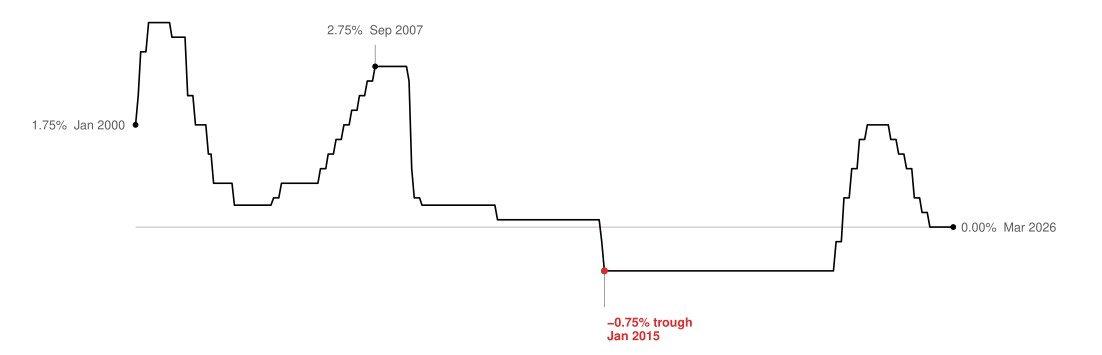

Generate this figure with R:
# Task 7 v4 — SNB policy rate, 2000-2026 (Tufte data-ink rigor).
# v4 changes vs v3: dropped two of the six annotations.
#   * "NIRP introduced Dec 2014" — removed. The line itself shows a
#     sharp downward step at end-2014 from positive to negative
#     territory; calling it out adds redundant ink for an event the
#     shape already conveys.
#   * "Exit Sep 2022" — removed. Same reason: the line jumps visibly
#     from -0.25% to +0.50% in September 2022, and the upward break
#     is self-evident. The label sat above the zero line which read
#     visually awkward (NIRP exit annotated *above* the negative-rate
#     story).
#   The four remaining anchors are all data extremes or endpoints of
#   the visible series: start (Jan 2000, 1.75%), pre-GFC peak (Sep 2007,
#   2.75%), trough (Jan 2015, -0.75%), end (Mar 2026, 0.00%). Tufte's
#   rule: every label should mark a data fact the eye can't read off
#   the line. Regime-change events are inferred from the shape;
#   extremes are not.
#
# v3 changes vs v2: design-system palette migration only. The trough dot
#   and label still pull from `pg_palette$heritage_red`, which under the
#   v4 palette is now the actual PG brand red (#D92B2B) instead of v3's
#   deep sage. The trough is one observation out of 315 (~0.3% of the
#   chart's ink) and is the most extreme value in the series — the
#   canonical "highlight one extreme value in red" usage that the new
#   colour discipline explicitly endorses.
#
# v2 changes vs v1:
#   * Added pre-GFC peak (2.75% Sep 2007) as an inline-above anchor so the
#     chart's full vertical range earns a label, and the post-NIRP +1.75%
#     bump reads as a partial recovery to a lower-high (not an all-time peak).
#   * Title/subtitle rewritten in the Quarto file (the previous wording
#     implied a continuous below-zero stretch ending at zero, which the line
#     contradicts — the rate hiked to +1.75% between exit and the 2026 cut).
#
# Sparkline-style: no axes, no ticks, no gridlines, no border, no legend.
# The line + 6 annotations carry every piece of information.
# Heritage Red is used exactly once (the -0.75% trough) as the single
# preattentive cue. Faint zero reference is the only non-line ink, and
# it is data-relevant: the rate crosses zero twice.
#
# Source: Swiss National Bank, "Official rates of the SNB" cube `snboffzisa`,
# data portal data.snb.ch. Splice: LIBOR target band mid (UG0+OG0)/2 for
# pre-Jun-2019 + SNB Leitzins (LZ) for Jun-2019 onward. The SNB itself
# treats this as one continuous policy-rate history.

setwd("/Users/alexanderweber/Documents/hsg/6_semester/data_visualization_with_ai")

suppressPackageStartupMessages({
  library(dplyr)
  library(readr)
  library(tidyr)
  library(ggplot2)
})

source("design_system.R")

chart_family <- ""  # PDF-native fallback; see task_02 / task_05 notes.

# Read the SNB CSV. The file has 3 metadata rows + a UTF-8 BOM above
# the actual column header (`Date;D0;Value`), so skip = 3 lets readr
# pick up the header on the next line.
raw <- read_delim(
  "data/task_07/snboffzisa.csv",
  delim = ";",
  skip  = 3,
  col_types = cols(Date = col_character(),
                   D0   = col_character(),
                   Value = col_character()),
  show_col_types = FALSE
) %>%
  mutate(date  = as.Date(paste0(Date, "-15")),
         Value = suppressWarnings(as.numeric(Value)))

# Splice the two series.
band_mid <- raw %>%
  filter(D0 %in% c("UG0", "OG0")) %>%
  select(date, D0, Value) %>%
  pivot_wider(names_from = D0, values_from = Value) %>%
  mutate(rate = (UG0 + OG0) / 2) %>%
  filter(!is.na(rate), date < as.Date("2019-06-01")) %>%
  select(date, rate)

leitzins <- raw %>%
  filter(D0 == "LZ", !is.na(Value), date >= as.Date("2019-06-01")) %>%
  select(date, rate = Value)

policy <- bind_rows(band_mid, leitzins) %>%
  arrange(date) %>%
  filter(date >= as.Date("2000-01-01"))

cat("Series rows:", nrow(policy),
    " range:", as.character(min(policy$date)), "to",
                as.character(max(policy$date)), "\n")
cat("Trough:", min(policy$rate),
    " peak:", max(policy$rate), "\n")

# Annotation table. Each row corresponds to a single data point on the line.
# Endpoint labels sit inline with the data value (Tufte's sparkline pattern):
# label x-offset is to the left of the start point and to the right of the
# end point, label y is the rate value itself, so the labels never overlap
# the line. Event and trough labels sit off the line, anchored by faint
# leader segments. Five annotations, each one earns its place:
#   - start anchor (where the chart begins)
#   - NIRP introduction (regime change)
#   - trough (extreme value, the story)
#   - exit from negative rates (regime change)
#   - end anchor (where the chart ends)
ann <- tibble::tribble(
  ~date,                  ~rate,  ~label,                       ~lbl_x,                   ~lbl_y,  ~role,
  as.Date("2000-01-15"),   1.75,  "1.75%  Jan 2000",            as.Date("1999-09-15"),     1.75,   "endpoint_left",
  as.Date("2007-09-15"),   2.75,  "2.75%  Sep 2007",            as.Date("2007-09-15"),     3.30,   "peak_above",
  as.Date("2015-01-15"),  -0.75,  "-0.75% trough\nJan 2015",    as.Date("2015-02-15"),    -1.55,   "trough",
  as.Date("2026-03-15"),   0.00,  "0.00%  Mar 2026",            as.Date("2026-06-15"),     0.00,   "endpoint_right"
)

# Faint leader lines from data point to label. Stop the leader short of
# the label (gap_y) so the leader and text don't kiss.
gap_y <- 0.18
leaders <- ann %>%
  filter(role %in% c("event_above", "trough", "peak_above")) %>%
  mutate(x = date, xend = date, y = rate,
         yend = lbl_y - ifelse(lbl_y > rate, gap_y, -gap_y))

p <- ggplot(policy, aes(x = date, y = rate)) +
  # 1) Faint zero reference. The rate crosses this twice — data-relevant.
  #    Drawn only over the data range so it doesn't strike through the
  #    end-of-series label that sits at y = 0.
  annotate("segment",
           x = min(policy$date), xend = max(policy$date),
           y = 0, yend = 0,
           color = pg_palette$dark_quartz, linewidth = 0.25) +
  # 2) Leader lines (very thin, alloy gray) from data point to off-line labels.
  geom_segment(data = leaders,
               aes(x = x, xend = xend, y = y, yend = yend),
               color = pg_palette$alloy, linewidth = 0.2,
               inherit.aes = FALSE) +
  # 3) The data line.
  geom_line(color = pg_palette$onyx, linewidth = 0.55) +
  # 4) Markers at annotated points (small filled dots).
  geom_point(data = ann %>% filter(!role %in% c("trough")),
             aes(x = date, y = rate),
             color = pg_palette$onyx, size = 1.3) +
  geom_point(data = ann %>% filter(role == "trough"),
             aes(x = date, y = rate),
             color = pg_palette$heritage_red, size = 1.7) +
  # 5) Endpoint label, left side (start of series). hjust = 1 right-aligns
  #    the text so it sits to the LEFT of lbl_x, clearing the rising line.
  geom_text(data = ann %>% filter(role == "endpoint_left"),
            aes(x = lbl_x, y = lbl_y, label = label),
            family = chart_family, size = 3.0,
            color = pg_palette$alloy,
            hjust = 1, vjust = 0.5) +
  # 6) Endpoint label, right side (end of series). hjust = 0 left-aligns
  #    the text so it sits to the RIGHT of the end point.
  geom_text(data = ann %>% filter(role == "endpoint_right"),
            aes(x = lbl_x, y = lbl_y, label = label),
            family = chart_family, size = 3.0,
            color = pg_palette$alloy,
            hjust = 0, vjust = 0.5) +
  # 7) Event labels above the line (NIRP intro, exit).
  geom_text(data = ann %>% filter(role == "event_above"),
            aes(x = lbl_x, y = lbl_y, label = label),
            family = chart_family, size = 2.9,
            color = pg_palette$alloy,
            hjust = 0.5, vjust = 0,
            lineheight = 0.95) +
  # 7b) Pre-GFC peak label (above the line).
  geom_text(data = ann %>% filter(role == "peak_above"),
            aes(x = lbl_x, y = lbl_y, label = label),
            family = chart_family, size = 3.0,
            color = pg_palette$alloy,
            hjust = 0.5, vjust = 0) +
  # 8) Trough label (red, the single preattentive emphasis).
  geom_text(data = ann %>% filter(role == "trough"),
            aes(x = lbl_x, y = lbl_y, label = label),
            family = chart_family, size = 3.0,
            color = pg_palette$heritage_red,
            hjust = 0, vjust = 1, fontface = "bold",
            lineheight = 0.95) +
  # Coordinate system: pad x generously on both sides for inline labels,
  # pad y enough that off-line callouts don't clip.
  # `clip = "off"` lets endpoint labels extend past the panel bounds
  # without being cut by ggplot's default panel clipping.
  scale_x_date(expand = expansion(mult = c(0.10, 0.12))) +
  scale_y_continuous(limits = c(-2.0, 3.7),
                     expand = expansion(mult = c(0, 0))) +
  coord_cartesian(clip = "off") +
  labs(x = NULL, y = NULL) +
  theme_void(base_family = chart_family) +
  # Generous side margins because clip = "off" lets labels reach the page edge.
  theme(plot.margin = margin(t = 8, r = 30, b = 8, l = 30))

out_pdf <- "iterations/task_07/v4/snb_rate_v4.pdf"
ggsave(out_pdf, p, width = 28, height = 9, units = "cm", device = "pdf")
cat("Saved:", out_pdf, "\n")
